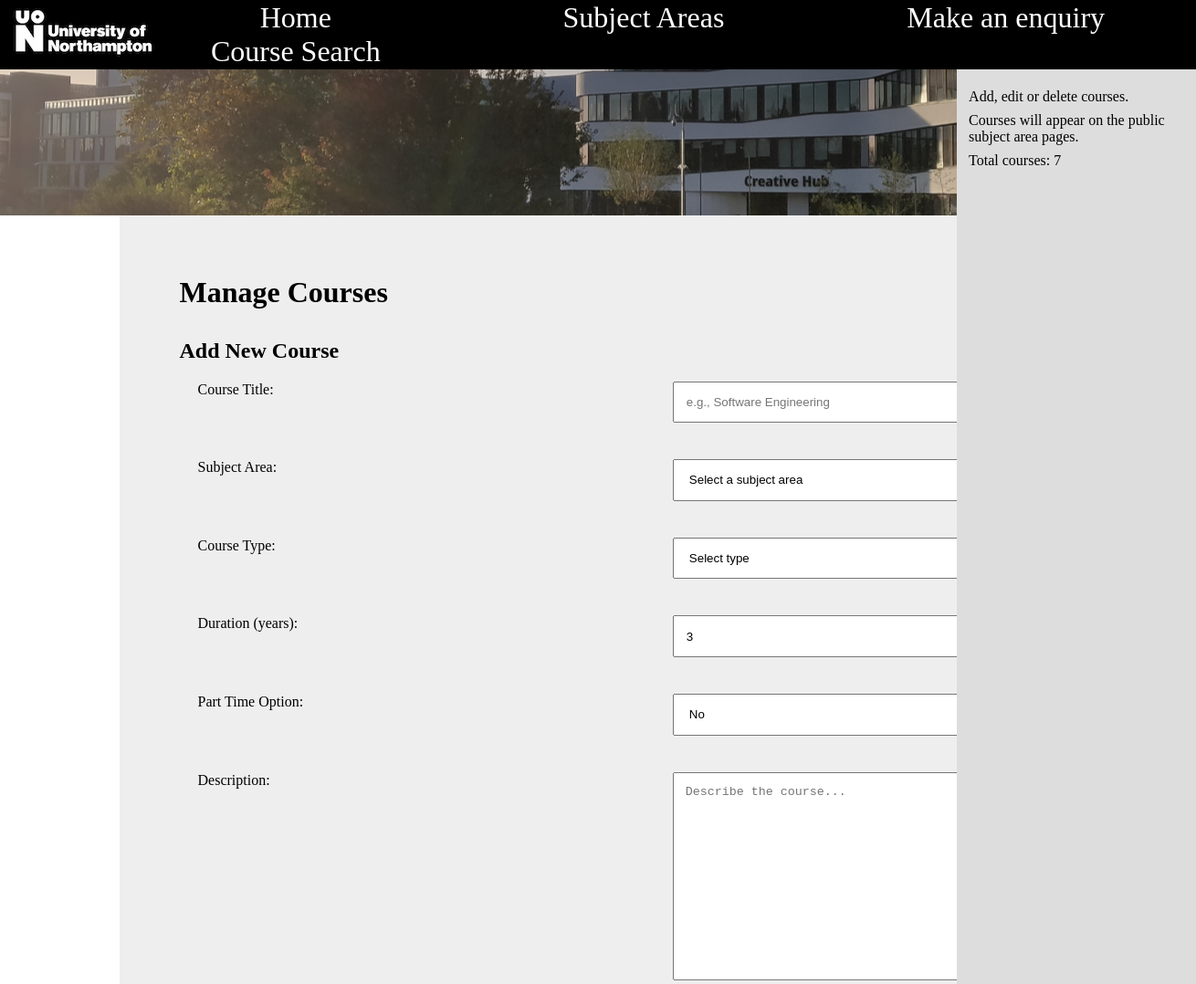
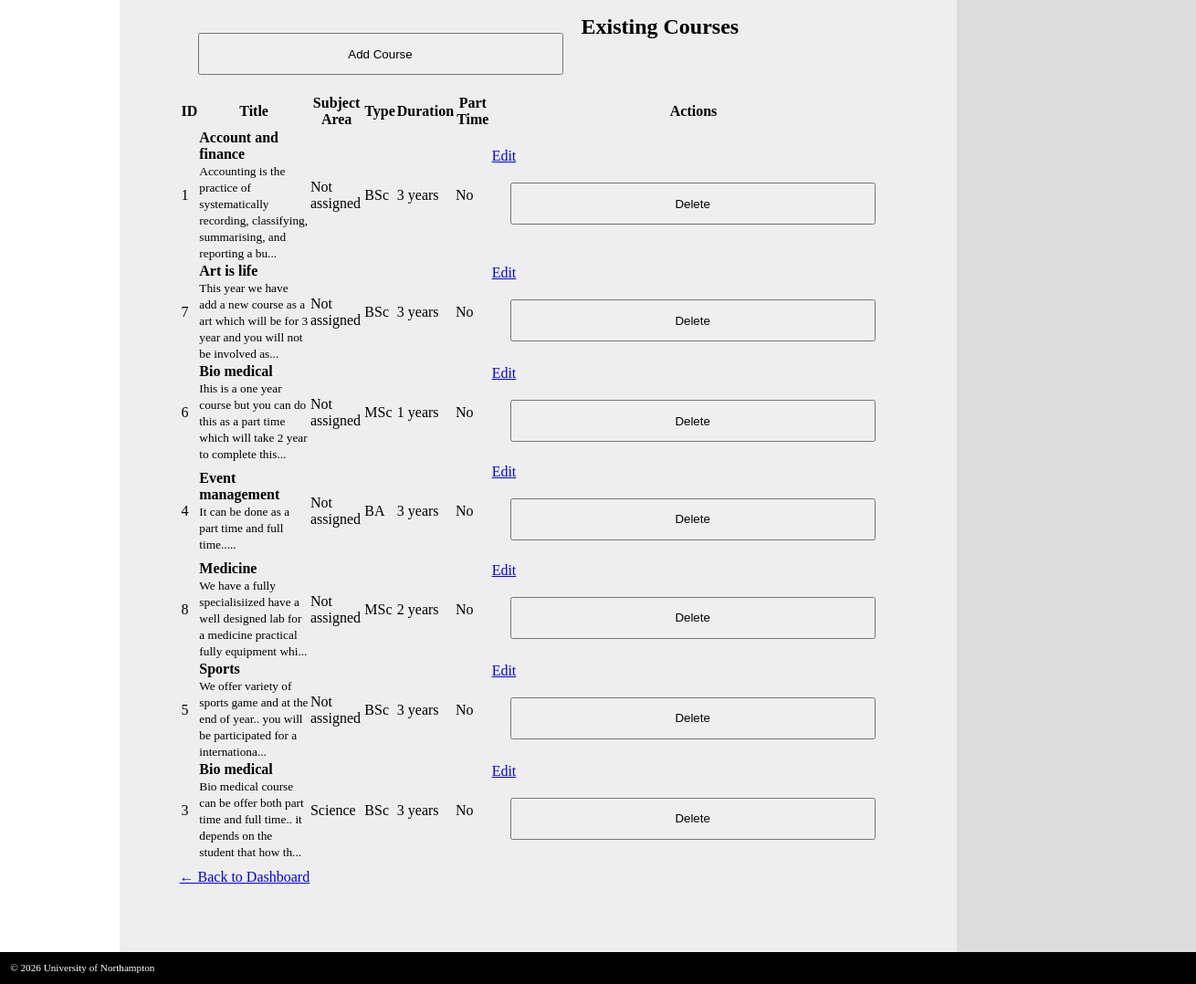
/websites/default/public/admin/courses.php (signed in), run on the app's committed database (2 pictures, top to bottom).
### tables this page shows
CREATE TABLE courses (
    id INT AUTO_INCREMENT PRIMARY KEY,
    subject_area_id INT,
    title VARCHAR(200) NOT NULL,
    type VARCHAR(10) NOT NULL,
    duration_years INT NOT NULL,
    description TEXT NOT NULL,
    part_time TINYINT(1) DEFAULT 0,
    created_at TIMESTAMP DEFAULT CURRENT_TIMESTAMP,
    FOREIGN KEY (subject_area_id) REFERENCES subject_areas(id) ON DELETE SET NULL
);

CREATE TABLE subject_areas (
    id INT AUTO_INCREMENT PRIMARY KEY,
    name VARCHAR(100) NOT NULL,
    slug VARCHAR(100) NOT NULL,
    created_at TIMESTAMP DEFAULT CURRENT_TIMESTAMP
);

### websites/default/public/admin/courses.php (the view, shortened to what this page needs)
<?php
require_once '../includes/database.php';
$courseStmt = $pdo->prepare('
    SELECT c.*, s.name as subject_name
    FROM courses c
    LEFT JOIN subject_areas s ON c.subject_area_id = s.id
    ORDER BY s.name, c.title
');
$courseStmt->execute();
$courses = $courseStmt->fetchAll();
?>
<!doctype html>
<html>
<head>
    <link rel="stylesheet" href="../uon.css" />
</head>
<body>
    <header>
        <img src="../logo.jpg" alt="logo" />
        <ul>
            <li><a href="../index.php">Home</a></li>
            <li>Subject Areas
            </li>
            <li><a href="../enquiry.php">Make an enquiry</a></li>
            <li><a href="../search.php">Course Search</a></li>
        </ul>
    </header>
    <section></section>
    <main>
        <h1>Manage Courses</h1>
        <h2>Add New Course</h2>
        <form action="" method="POST">
            <label>Course Title:</label>
            <input type="text" name="title" required placeholder="e.g., Software Engineering" />
            <label>Subject Area:</label>
            <select name="subject_area_id" required>
                <option value="">Select a subject area</option>
            </select>
            <label>Course Type:</label>
            <select name="type" required>
                <option value="">Select type</option>
            </select>
            <label>Duration (years):</label>
            <input type="number" name="duration_years" min="1" max="5" value="3" required />
            <label>Part Time Option:</label>
            <select name="part_time">
                <option value="0">No</option>
            </select>
            <label>Description:</label>
            <textarea name="description" rows="5" required placeholder="Describe the course..."></textarea>
            <input type="submit" name="submit" value="Add Course" />
        </form>
        <h2>Existing Courses</h2>
        <?php if (count($courses) > 0): ?>
            <table class="admin-table">
                <thead>
                    <tr>
                        <th>ID</th>
                        <th>Title</th>
                        <th>Subject Area</th>
                        <th>Type</th>
                        <th>Duration</th>
                        <th>Part Time</th>
                        <th>Actions</th>
                    </tr>
                </thead>
                <tbody>
                    <?php foreach ($courses as $course): ?>
                    <tr>
                        <td data-label="ID"><?php echo $course['id']; ?></td>
                        <td data-label="Title">
                            <strong><?php echo htmlspecialchars($course['title']); ?></strong>
                            <br>
                            <small><?php echo substr($course['description'], 0, 100); ?>...</small>
                        </td>
                        <td data-label="Subject">
                            <?php echo htmlspecialchars($course['subject_name'] ?? 'Not assigned'); ?>
                        </td>
                        <td data-label="Type"><?php echo $course['type']; ?></td>
                        <td data-label="Duration"><?php echo $course['duration_years']; ?> years</td>
                        <td data-label="Part Time"><?php echo ($course['part_time'] == 1) ? 'Yes' : 'No'; ?></td>
                        <td>
                            <a href="editcourse.php?id=<?php echo $course['id']; ?>">Edit</a>
                            <form action="" method="POST" style="display: inline;">
                                <input type="submit" value="Delete"
                                       onclick="return confirm('Delete course: <?php echo htmlspecialchars($course['title']); ?>?');" />
                            </form>
                        </td>
                    </tr>
                    <?php endforeach; ?>
                </tbody>
            </table>
        <?php else: ?>
            <p>No courses found. Add one above.</p>
        <?php endif; ?>
        <p><a href="index.php">← Back to Dashboard</a></p>
    </main>
    <aside>
        <p>Add, edit or delete courses.</p>
        <p>Courses will appear on the public subject area pages.</p>
        <p>Total courses: <?php echo count($courses); ?></p>
    </aside>
    <footer>
        &copy; <?php echo date('Y'); ?> University of Northampton
    </footer>
</body>
</html>

### websites/default/public/uon.css (style rules this page uses)
* { margin: 0; padding: 0; }
body { background-color: white; font-family: 'Oxygen-Regular'; display: grid; grid-template-columns: 10% 70% 20%; grid-template-rows: auto; grid-template-areas: "header header header" "img img aside" ". main aside" "footer footer footer"; }
body > section { grid-area: img; height: 20vh; background-image: url(uni.jpg); background-position: center center; }
header a { color: white; text-decoration: none; }
main { min-height: 20vh; grid-area: main; padding: 5vw; background-color: #eee; }
header { background-color: black; grid-area: header; }
aside { background-color: #ddd; min-height: 20px; grid-area: aside; padding: 1vw; }
footer { color: white; padding: 1em; background-color: black; font-size: 0.7em; grid-area: footer; }
header { display: grid; grid-template-columns: 10% 90%; }
header ul { align-self: center; display: grid; grid-template-columns: auto auto auto; grid-template-rows: auto; color: white; list-style-type: none; }
header > ul > li { font-size: 2em; cursor: pointer; text-align: center; }
h1 { font-weight: bold; margin-bottom: 1em; }
p { margin-top: 0.5em; margin-bottom: 0.5em; }
form { display: block; width: 70em }
form input, form select { padding: 1em }
form textarea { height: 15em; padding: 1em }
form input, form label, form select, form textarea { float: left; width: 30em; margin: 20px }
form label { clear: left }

### data on the page
courses: id "1", title "Account and finance", description "Accounting is the practice of systematically recording, classifying, summarising, and reporting a bu", subject_name "Not assigned", type "BSc", duration_years "3", part_time "No"
courses: id "7", title "Art is life", description "This year we have add a new course as a art which will be for 3 year and you will not be involved as", subject_name "Not assigned", type "BSc", duration_years "3", part_time "No"
courses: id "6", title "Bio medical", description "Ihis is a one year course but you can do this as a part time which will take 2 year to complete this", subject_name "Not assigned", type "MSc", duration_years "1", part_time "No"
courses: id "4", title "Event management", description "It can be done as a part time and full time..", subject_name "Not assigned", type "BA", duration_years "3", part_time "No"
courses: id "8", title "Medicine", description "We have a fully specialisiized have a well designed lab for a medicine practical fully equipment whi", subject_name "Not assigned", type "MSc", duration_years "2", part_time "No"
courses: id "5", title "Sports", description "We offer variety of sports game and at the end of year.. you will be participated for a internationa", subject_name "Not assigned", type "BSc", duration_years "3", part_time "No"
courses: id "3", title "Bio medical", description "Bio medical course can be offer both part time and full time.. it depends on the student that how th", subject_area.name "Science", type "BSc", duration_years "3", part_time "No"

### other printed values
count($courses) "7"
